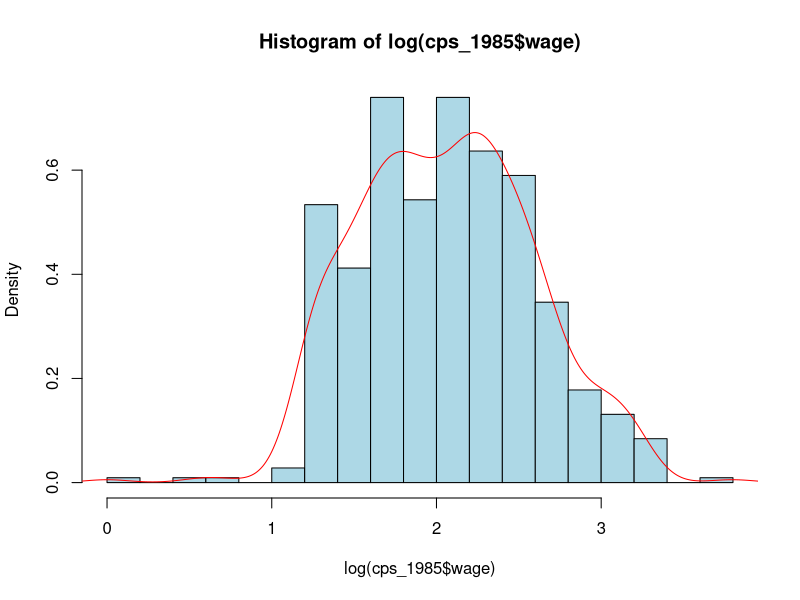

This figure's R source: (Note: this script raises an error after producing the figure.)
## ------------------------------------------------------------------------
cps_1985 <- read.table("../data/CPS1985.txt", header = TRUE)


## ------------------------------------------------------------------------
summary(cps_1985$wage)         # get a summary
is.numeric(cps_1985$wage)      # check if variable is numeric
mean(cps_1985$wage)            # get mean
var(cps_1985$wage)             # get variance


## ------------------------------------------------------------------------
hist(log(cps_1985$wage), freq = FALSE, nclass = 20, col = "light blue")
lines(density(log(cps_1985$wage)), col = "red")


## ------------------------------------------------------------------------
summary(cps_1985$occupation)


## ------------------------------------------------------------------------
levels(cps_1985$occupation)[c(1, 5)] <- c("mgmt", "techn")
summary(cps_1985$occupation)


## ------------------------------------------------------------------------
tab <- table(cps_1985$occupation)
prop.table(tab)


## ------------------------------------------------------------------------
barplot(tab)


## ------------------------------------------------------------------------
attach(cps_1985)                 # attach the data set to avoid use of $ 
table(gender, occupation)        # no name_df$name_var necessary
prop.table(table(gender, occupation))
detach(cps_1985)                 # now detach when work is done


## ------------------------------------------------------------------------
plot(gender ~ occupation, data = cps_1985)


## ------------------------------------------------------------------------
attach(cps_1985)


## ------------------------------------------------------------------------
tapply(wage, gender, mean)
tapply(log(wage), list(gender, occupation), mean)


## ------------------------------------------------------------------------
detach(cps_1985)


## ------------------------------------------------------------------------
boxplot(log(wage) ~ gender, data = cps_1985)


## ------------------------------------------------------------------------
boxplot(log(wage) ~ gender + occupation, data = cps_1985)


## ------------------------------------------------------------------------
journals <- read.table("../data/journals.txt", header = TRUE)
journals$cite_price <- journals$price/journals$citations
plot(log(cite_price) ~ log(subs), data = journals)
rug(log(journals$subs))
rug(log(journals$cite_price), side = 2)


## ------------------------------------------------------------------------
plot(log(cite_price) ~ log(subs), data = journals, pch = 19,
      col = "blue", xlim = c(0, 8), ylim = c(-7, 4),
      main = "Library subscriptions")
rug(log(journals$subs))
rug(log(journals$cite_price), side=2)


## ------------------------------------------------------------------------
curve(dnorm, from = -5, to = 5, col = "red", lwd = 3, 
      main = "Density of the standard normal distribution")


## ------------------------------------------------------------------------
library(ggplot2)
ggplot(data = mpg)
ggplot(mpg)


## ------------------------------------------------------------------------
library(ggplot2)
ggplot(data = mpg) +
  geom_point(mapping = aes(x = displ, y = hwy))


## ------------------------------------------------------------------------
ggplot(data = mpg) +
  geom_point(aes(x = displ, y = hwy, 
                 color = class))


## ------------------------------------------------------------------------
ggplot(mpg) + geom_point(aes(x = displ, y = hwy, color = class))


## ------------------------------------------------------------------------
ggplot(mpg) + geom_point(aes(x = displ, y = hwy, color = "blue"))


## ------------------------------------------------------------------------
ggplot(mpg) + geom_point(aes(x = displ, y = hwy), color = "blue")


## ------------------------------------------------------------------------
ggplot(mpg) + geom_point(mapping = aes(x = class, y = hwy))


## ------------------------------------------------------------------------
ggplot(data = mpg) +
geom_boxplot(mapping = aes(x = class, y = hwy))


## ------------------------------------------------------------------------
ggplot(data = mpg) +
geom_histogram(mapping = aes(x = hwy))


## ------------------------------------------------------------------------
ggplot(data = mpg) +
geom_density(mapping = aes(x = hwy))


## -------------------------------------------------------------------------
ggplot(data = mpg) +
  geom_point(mapping = aes(x = displ, y = hwy)) +
  geom_smooth(mapping = aes(x = displ, y = hwy))


## -------------------------------------------------------------------------
ggplot(data = mpg, mapping = aes(x = displ, y = hwy)) +
  geom_point() +
  geom_smooth() + theme_bw()       # adjust theme 


## --------------------------------------------------------------------------
ggplot(data = mpg, mapping = aes(x = displ, y = hwy)) +
  geom_point(mapping = aes(color = drv)) +
  geom_smooth() + theme_bw()


## --------------------------------------------------------------------------
library(dplyr)
ggplot(data = mpg, mapping = aes(x = displ, y = hwy)) +
  geom_point(mapping = aes(color = drv)) +
  geom_smooth(data = filter(mpg, drv == "f")) + theme_bw()


## ----R challenge-----------------------------------------------------------

